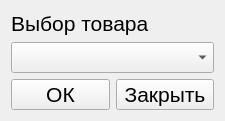
<?xml version="1.0" encoding="UTF-8"?>
<ui version="4.0">
 <class>Form</class>
 <widget class="QWidget" name="Form">
  <property name="geometry">
   <rect>
    <x>0</x>
    <y>0</y>
    <width>225</width>
    <height>121</height>
   </rect>
  </property>
  <property name="minimumSize">
   <size>
    <width>225</width>
    <height>121</height>
   </size>
  </property>
  <property name="maximumSize">
   <size>
    <width>225</width>
    <height>121</height>
   </size>
  </property>
  <property name="windowTitle">
   <string>Товар</string>
  </property>
  <layout class="QGridLayout" name="gridLayout">
   <item row="0" column="0">
    <widget class="QLabel" name="title_label">
     <property name="font">
      <font>
       <pointsize>16</pointsize>
      </font>
     </property>
     <property name="text">
      <string>Выбор товара</string>
     </property>
    </widget>
   </item>
   <item row="1" column="0">
    <widget class="QComboBox" name="products">
     <property name="font">
      <font>
       <pointsize>16</pointsize>
      </font>
     </property>
    </widget>
   </item>
   <item row="2" column="0">
    <layout class="QHBoxLayout" name="horizontalLayout">
     <item>
      <widget class="QPushButton" name="ok">
       <property name="font">
        <font>
         <pointsize>16</pointsize>
        </font>
       </property>
       <property name="text">
        <string>ОК</string>
       </property>
      </widget>
     </item>
     <item>
      <widget class="QPushButton" name="closing">
       <property name="font">
        <font>
         <pointsize>16</pointsize>
        </font>
       </property>
       <property name="text">
        <string>Закрыть</string>
       </property>
      </widget>
     </item>
    </layout>
   </item>
  </layout>
 </widget>
 <resources/>
 <connections/>
</ui>
